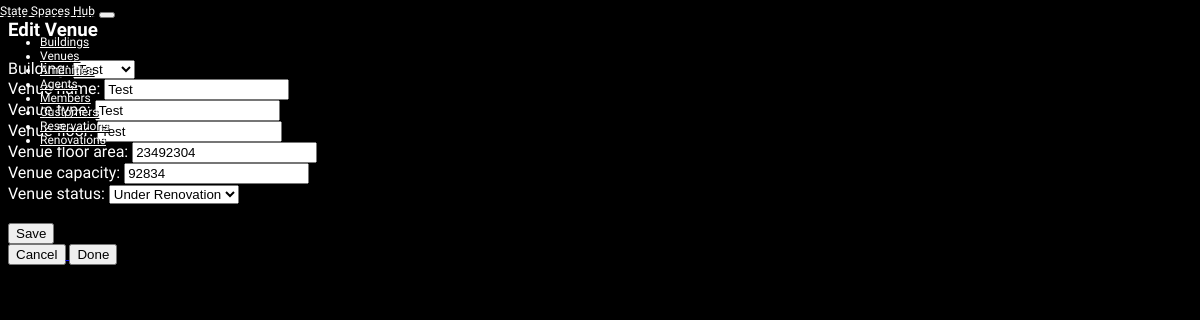
Before: /venue/4/edit with the older database file.
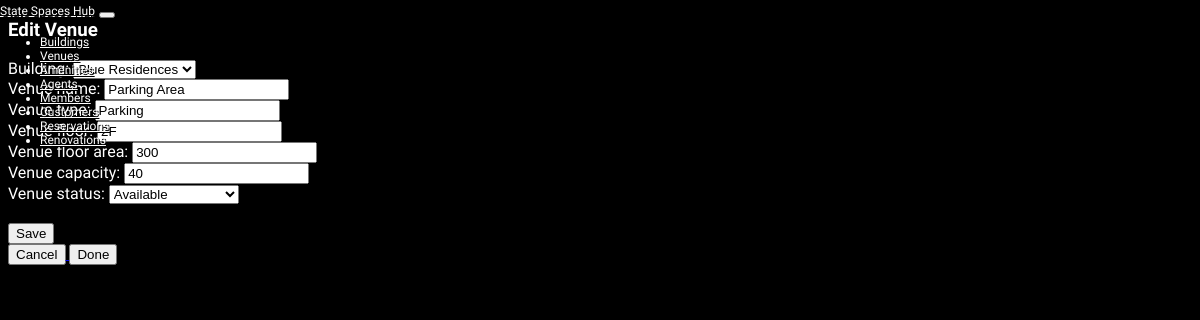
After: the same page with the newer database file.
### StateSpacesHub/models.py (models this page shows, shortened)
class Venue(models.Model):
    STATUS_CHOICES = [
        ("A", "Available"),
        ("R", "Reserved"),
        ("U", "Under Renovation"),
    ]
    building = models.ForeignKey(Building, on_delete=models.CASCADE, related_name='venues')
    venue_name = models.CharField(max_length=255, null=False)
    venue_type = models.CharField(max_length=255, null=True, default="None")
    venue_floor = models.CharField(max_length=50,null=False)
    venue_floor_area = models.PositiveIntegerField(null=False)
    venue_capacity = models.PositiveIntegerField(null=False)
    venue_status = models.CharField(
        max_length=1,
        choices=STATUS_CHOICES,
        default="A"
    )

### StateSpacesHub/views.py (the view)
# urls.py: path('venue/<int:pk>/edit', VenueUpdateView.as_view(), name='venue_edit'),
class VenueUpdateView(UpdateView):
    model = Venue
    form_class = VenueForm
    template_name = 'venue/VenueUpdate.html'
    success_url = reverse_lazy('StateSpacesHub:venue')
    def get_context_data(self, **kwargs):
        context = super().get_context_data(**kwargs)
        context['form'] = self.get_form()
        context['venue'] = self.get_object()
        return context

### StateSpacesHub/forms.py (shortened to what this page needs)
class VenueForm(forms.ModelForm):
    class Meta:
        model = Venue
        exclude=[]

### StateSpacesHub/models.py (called while the page is built)
    def __str__(self):
        return self.building_name

### templates/venue/venueUpdate.html (shortened to what this page needs)
{% extends 'base.html' %}
{% load static %}
{% block content %}
  <h3>Edit Venue</h3>
  <form method="POST" enctype="multipart/form-data">
    {{ form }}
    <br>
    <button type="submit">Save</button>
  </form>
  <a href="{% url 'venue' pk=view.kwargs.pk %}">
    <button>Cancel</button>
  </a>
  <a href="{% url 'venue' pk=view.kwargs.pk %}">
    <button>Done</button>
  </a>
{% endblock content %}

Changed rows visible on the page:
changed Venue: building "Test" → "Blue Residences"; venue_name "Test" → "Parking Area"; venue_type "Test" → "Parking"; venue_floor "Test" → "2F"; venue_floor_area "23492304" → "300"; venue_capacity "92834" → "40"; venue_status "Under Renovation" → "Available"
